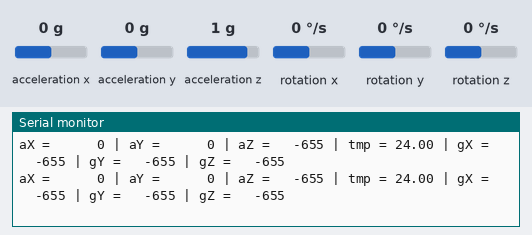
Recording of a sketch running on a simulated Arduino Uno, built with avr-gcc and run on an emulated ATmega328P. Parts: the last lines printed to the serial monitor. Wiring (inferred from the names in the program): MPU-6050 motion sensor at I2C address 0x68. The test bench sets the inputs (shaded band); at power-on: acceleration x 0 g, acceleration y 0 g, acceleration z 1 g, rotation x 0 °/s, rotation y 0 °/s, rotation z 0 °/s.

Above: at 1.2 s.
1.3 s: acceleration x set to -1.4 g
At 1.53 s:
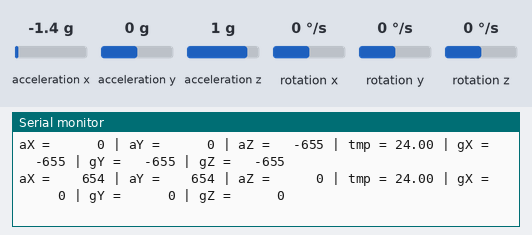
3.3 s: acceleration y set to -1.4 g
At 3.46 s:
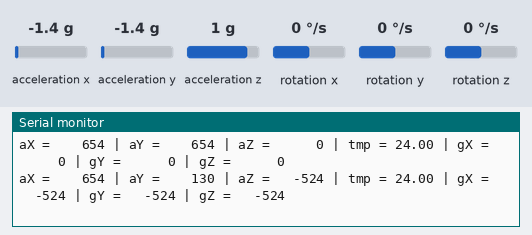
4.9 s: acceleration z set to -1.4 g
At 4.91 s:
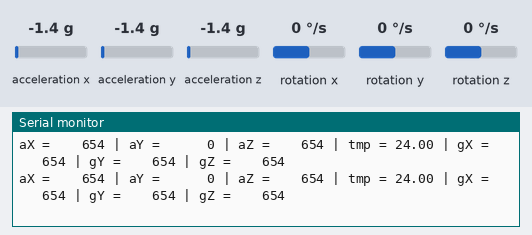
6.4 s: rotation x set to -192 °/s
At 6.59 s:
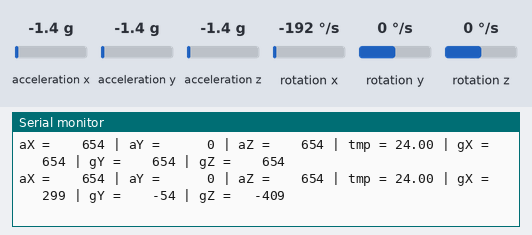
9.4 s: acceleration x set to -0.8 g
At 9.61 s:
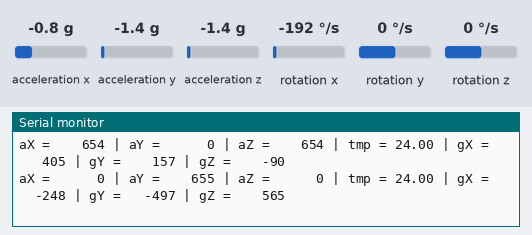
11.4 s: acceleration y set to -0.8 g
At 11.54 s:
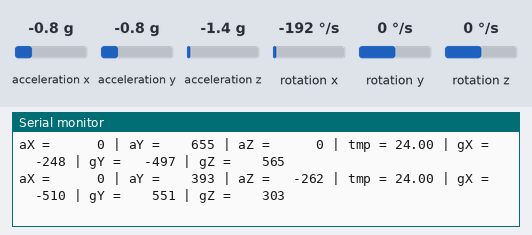

Measured:
- after the input at 1.3 s, the serial monitor: prints a new line after 0.11 s (image 1)
- after the input at 3.3 s, the serial monitor: prints a new line at once (image 2)
- after the input at 6.4 s, the serial monitor: prints a new line after 0.08 s (image 4)
- after the input at 9.4 s, the serial monitor: prints a new line after 0.09 s (image 5)
- after the input at 11.4 s, the serial monitor: prints a new line at once (image 6)

The sketch:

Gyroscope.ino
```cpp
#include "Wire.h"
const int MPU_ADDR = 0x68;
int16_t accelerometer_x, accelerometer_y, accelerometer_z;
int16_t gyro_x, gyro_y, gyro_z;
int16_t temperature;
char tmp_str[7];

int16_t AccX[50];
int16_t AccY[50];
int16_t AccZ[50];
int16_t GyX[50];
int16_t GyY[50];
int16_t GyZ[50];


char* convert_int16_to_str(int16_t i) {
  sprintf(tmp_str, "%6d", i);
  return tmp_str;
}
void setup() {
  Serial.begin(9600);
  Wire.begin();
  Wire.beginTransmission(MPU_ADDR);
  Wire.write(0x6B); // PWR_MGMT_1 register
  Wire.write(0); // set to zero (wakes up the MPU-6050)
  Wire.endTransmission(true);
}

int16_t CalcAvg(int16_t arr[]){
  int total;
  for(int i=0; i<50; i++){
    total += arr[i];
  }

  int avg = total/50;
  return avg;
}

void loop() {

  for(int i=0; i<50; i++){
      Wire.beginTransmission(MPU_ADDR);
    Wire.write(0x3B);
    Wire.endTransmission(false);
    Wire.requestFrom(MPU_ADDR, 7*2, true);

    accelerometer_x = Wire.read()<<8 | Wire.read();
    AccX[i] = accelerometer_x;

    accelerometer_y = Wire.read()<<8 | Wire.read();
    AccY[i] = accelerometer_y;

    accelerometer_z = Wire.read()<<8 | Wire.read();
    AccZ[i] = accelerometer_z;

    temperature = Wire.read()<<8 | Wire.read();

    gyro_x = Wire.read()<<8 | Wire.read();
    GyX[i] = gyro_x;

    gyro_y = Wire.read()<<8 | Wire.read();
    GyY[i] = gyro_x;

    gyro_z = Wire.read()<<8 | Wire.read();
    GyZ[i] = gyro_x;
  }

  accelerometer_x = CalcAvg(AccX);
  accelerometer_y = CalcAvg(AccY);
  accelerometer_z = CalcAvg(AccZ);
  gyro_x = CalcAvg(GyX);
  gyro_y = CalcAvg(GyY);
  gyro_z = CalcAvg(GyZ);


  // print out data
  Serial.print("aX = "); Serial.print(convert_int16_to_str(accelerometer_x));
  Serial.print(" | aY = "); Serial.print(convert_int16_to_str(accelerometer_y));
  Serial.print(" | aZ = "); Serial.print(convert_int16_to_str(accelerometer_z));

  Serial.print(" | tmp = "); Serial.print(temperature/340.00+36.53);
  Serial.print(" | gX = "); Serial.print(convert_int16_to_str(gyro_x));
  Serial.print(" | gY = "); Serial.print(convert_int16_to_str(gyro_y));
  Serial.print(" | gZ = "); Serial.print(convert_int16_to_str(gyro_z));
  Serial.println();

}
```
